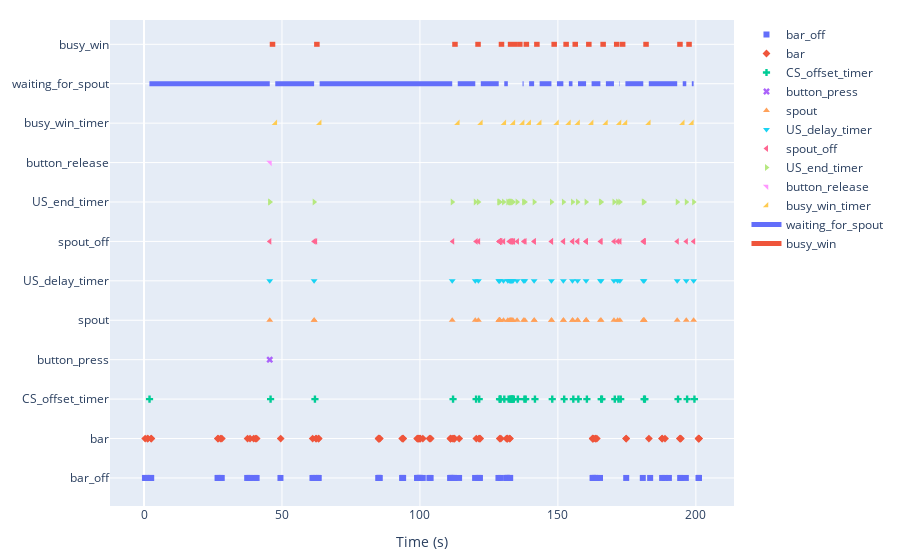

Here is the notebook cell this chart was saved with:
### Markdown cell above
# Event plots

### Code cell
# state_def = [{'name': 'hold_for_water', 
#                   'onset': 'hold_for_water', 'offset': 'waiting_for_spout'},
#             {'name': 'waiting_for_spout', 
#                  'onset': 'waiting_for_spout', 'offset': 'busy_win'},
#             {'name': 'busy_win', 
#                  'onset': 'busy_win', 'offset': 'break_after_water'},
#             {'name': 'break_after_water', 
#                  'onset': 'break_after_water',    'offset': 'waiting_for_bar'},
#             {'name': 'break_after_no_water', 
#                  'onset': 'break_after_no_water', 'offset': 'waiting_for_bar'}]

state_def = [
            {'name': 'waiting_for_spout', 
                 'onset': 'waiting_for_spout', 'offset': 'busy_win'},
            {'name': 'busy_win', 
                 'onset': 'busy_win', 'offset': 'waiting_for_spout'}]

df2plot = df_events[~df_events.event_name.str.contains('Print@') ]# remove all print statement

keys = df2plot.event_name.unique()
keys = keys[keys!='state_change']

plot_session(df2plot, keys, state_def, export_smrx=True, 
             smrx_filename=smrx_output_dir +f'{filename}.smrx',verbose=False)

### Figure 1 — Plotly figure (JSON) as saved in the notebook; plotly's stock layout.template omitted (floating-point values rounded to 4 significant figures)
{"data": [{"marker": {"symbol": "square"}, "mode": "markers", "name": "bar_off", "type": "scatter", "x": [0.345, 0.795, 1.307, 2.527, 2.612, 26.65, 26.85, 27.66, 28.18, 37.4, 38.06, 38.45, 40.34, 40.81, 49.45, 61.05, 61.52, 62.36, 63.23, 63.24, 84.97, 85.02, 85.09, 85.32, 85.38, 93.54, 93.85, 93.91, 98.95, 99.19, 99.4, 99.56, 99.91, 100.0, 100.1, 101.0, 103.4, 103.9, 111.0, 111.1, 111.1, 111.6, 112.0, 112.5, 112.5, 114.2, 120.0, 121.1, 121.5, 121.7, 128.5, 129.3, 131.3, 131.6, 131.6, 131.7, 131.7, 132.6, 132.7, 162.6, 162.6, 162.8, 163.4, 163.6, 164.1, 165.3, 174.8, 180.8, 183.4, 187.8, 188.8, 190.2, 194.3, 194.5, 196.4, 201.0, 201.1, 201.1], "y": ["bar_off", "bar_off", "bar_off", "bar_off", "bar_off", "bar_off", "bar_off", "bar_off", "bar_off", "bar_off", "bar_off", "bar_off", "bar_off", "bar_off", "bar_off", "bar_off", "bar_off", "bar_off", "bar_off", "bar_off", "bar_off", "bar_off", "bar_off", "bar_off", "bar_off", "bar_off", "bar_off", "bar_off", "bar_off", "bar_off", "bar_off", "bar_off", "bar_off", "bar_off", "bar_off", "bar_off", "bar_off", "bar_off", "bar_off", "bar_off", "bar_off", "bar_off", "bar_off", "bar_off", "bar_off", "bar_off", "bar_off", "bar_off", "bar_off", "bar_off", "bar_off", "bar_off", "bar_off", "bar_off", "bar_off", "bar_off", "bar_off", "bar_off", "bar_off", "bar_off", "bar_off", "bar_off", "bar_off", "bar_off", "bar_off", "bar_off", "bar_off", "bar_off", "bar_off", "bar_off", "bar_off", "bar_off", "bar_off", "bar_off", "bar_off", "bar_off", "bar_off", "bar_off"]}, {"marker": {"symbol": "diamond"}, "mode": "markers", "name": "bar", "type": "scatter", "x": [0.425, 1.292, 1.374, 2.564, 2.684, 26.75, 26.87, 27.71, 28.21, 37.53, 38.43, 39.75, 40.39, 40.83, 49.54, 61.13, 62.31, 62.4, 63.24, 63.31, 85.01, 85.05, 85.13, 85.35, 85.45, 93.56, 93.87, 93.95, 98.99, 99.2, 99.41, 99.58, 99.92, 100.0, 100.2, 101.1, 103.5, 103.9, 111.1, 111.1, 111.2, 112.0, 112.0, 112.5, 112.5, 114.2, 120.4, 121.4, 121.5, 121.9, 128.9, 129.3, 131.4, 131.6, 131.7, 131.7, 132.6, 132.6, 162.6, 162.6, 162.7, 162.9, 163.5, 163.6, 164.1, 174.7, 174.8, 183.0, 187.7, 187.8, 188.8, 194.2, 194.4, 194.5, 201.0, 201.0, 201.1, 201.2], "y": ["bar", "bar", "bar", "bar", "bar", "bar", "bar", "bar", "bar", "bar", "bar", "bar", "bar", "bar", "bar", "bar", "bar", "bar", "bar", "bar", "bar", "bar", "bar", "bar", "bar", "bar", "bar", "bar", "bar", "bar", "bar", "bar", "bar", "bar", "bar", "bar", "bar", "bar", "bar", "bar", "bar", "bar", "bar", "bar", "bar", "bar", "bar", "bar", "bar", "bar", "bar", "bar", "bar", "bar", "bar", "bar", "bar", "bar", "bar", "bar", "bar", "bar", "bar", "bar", "bar", "bar", "bar", "bar", "bar", "bar", "bar", "bar", "bar", "bar", "bar", "bar", "bar", "bar"]}, {"marker": {"symbol": "cross"}, "mode": "markers", "name": "CS_offset_timer", "type": "scatter", "x": [2, 45.87, 61.95, 112.0, 120.4, 121.5, 128.9, 129.1, 129.2, 130.6, 132.2, 132.7, 133.1, 133.3, 133.5, 133.7, 134.0, 135.5, 137.9, 138.3, 141.7, 147.9, 152.3, 155.6, 157.4, 160.5, 165.7, 166.0, 170.6, 172.0, 172.8, 181.2, 181.5, 193.5, 196.8, 199.5], "y": ["CS_offset_timer", "CS_offset_timer", "CS_offset_timer", "CS_offset_timer", "CS_offset_timer", "CS_offset_timer", "CS_offset_timer", "CS_offset_timer", "CS_offset_timer", "CS_offset_timer", "CS_offset_timer", "CS_offset_timer", "CS_offset_timer", "CS_offset_timer", "CS_offset_timer", "CS_offset_timer", "CS_offset_timer", "CS_offset_timer", "CS_offset_timer", "CS_offset_timer", "CS_offset_timer", "CS_offset_timer", "CS_offset_timer", "CS_offset_timer", "CS_offset_timer", "CS_offset_timer", "CS_offset_timer", "CS_offset_timer", "CS_offset_timer", "CS_offset_timer", "CS_offset_timer", "CS_offset_timer", "CS_offset_timer", "CS_offset_timer", "CS_offset_timer", "CS_offset_timer"]}, {"marker": {"symbol": "x"}, "mode": "markers", "name": "button_press", "type": "scatter", "x": [45.57], "y": ["button_press"]}, {"marker": {"symbol": "triangle-up"}, "mode": "markers", "name": "spout", "type": "scatter", "x": [45.57, 61.65, 61.68, 111.7, 120.1, 121.2, 128.6, 128.8, 128.8, 128.8, 128.9, 128.9, 128.9, 128.9, 128.9, 129.0, 130.3, 131.8, 132.4, 132.8, 133.0, 133.2, 133.4, 133.7, 135.2, 137.6, 138.0, 141.4, 141.4, 147.6, 147.7, 152.0, 152.0, 155.3, 155.4, 157.1, 157.2, 160.2, 160.3, 160.3, 165.4, 165.7, 170.3, 171.7, 172.5, 180.9, 181.0, 181.2, 181.3, 193.2, 196.5, 199.2], "y": ["spout", "spout", "spout", "spout", "spout", "spout", "spout", "spout", "spout", "spout", "spout", "spout", "spout", "spout", "spout", "spout", "spout", "spout", "spout", "spout", "spout", "spout", "spout", "spout", "spout", "spout", "spout", "spout", "spout", "spout", "spout", "spout", "spout", "spout", "spout", "spout", "spout", "spout", "spout", "spout", "spout", "spout", "spout", "spout", "spout", "spout", "spout", "spout", "spout", "spout", "spout", "spout"]}, {"marker": {"symbol": "triangle-down"}, "mode": "markers", "name": "US_delay_timer", "type": "scatter", "x": [45.57, 61.65, 111.7, 120.1, 121.2, 128.6, 128.8, 128.9, 130.3, 131.9, 132.4, 132.8, 133.0, 133.2, 133.4, 133.7, 135.2, 137.6, 138.0, 141.4, 147.7, 152.0, 155.3, 157.1, 160.2, 165.4, 165.7, 170.3, 171.7, 172.5, 180.9, 181.2, 193.2, 196.5, 199.2], "y": ["US_delay_timer", "US_delay_timer", "US_delay_timer", "US_delay_timer", "US_delay_timer", "US_delay_timer", "US_delay_timer", "US_delay_timer", "US_delay_timer", "US_delay_timer", "US_delay_timer", "US_delay_timer", "US_delay_timer", "US_delay_timer", "US_delay_timer", "US_delay_timer", "US_delay_timer", "US_delay_timer", "US_delay_timer", "US_delay_timer", "US_delay_timer", "US_delay_timer", "US_delay_timer", "US_delay_timer", "US_delay_timer", "US_delay_timer", "US_delay_timer", "US_delay_timer", "US_delay_timer", "US_delay_timer", "US_delay_timer", "US_delay_timer", "US_delay_timer", "US_delay_timer", "US_delay_timer"]}, {"marker": {"symbol": "triangle-left"}, "mode": "markers", "name": "spout_off", "type": "scatter", "x": [45.59, 61.66, 62.21, 111.9, 120.4, 121.3, 128.8, 128.8, 128.8, 128.9, 128.9, 128.9, 128.9, 128.9, 129.0, 129.3, 130.3, 132.4, 132.8, 133.0, 133.2, 133.3, 133.7, 133.9, 135.3, 137.7, 138.1, 141.4, 141.5, 147.7, 147.7, 152.0, 152.1, 155.3, 155.4, 157.1, 157.2, 160.2, 160.3, 160.3, 165.4, 165.7, 170.4, 171.7, 172.5, 181, 181.0, 181.3, 181.3, 193.2, 196.5, 199.2], "y": ["spout_off", "spout_off", "spout_off", "spout_off", "spout_off", "spout_off", "spout_off", "spout_off", "spout_off", "spout_off", "spout_off", "spout_off", "spout_off", "spout_off", "spout_off", "spout_off", "spout_off", "spout_off", "spout_off", "spout_off", "spout_off", "spout_off", "spout_off", "spout_off", "spout_off", "spout_off", "spout_off", "spout_off", "spout_off", "spout_off", "spout_off", "spout_off", "spout_off", "spout_off", "spout_off", "spout_off", "spout_off", "spout_off", "spout_off", "spout_off", "spout_off", "spout_off", "spout_off", "spout_off", "spout_off", "spout_off", "spout_off", "spout_off", "spout_off", "spout_off", "spout_off", "spout_off"]}, {"marker": {"symbol": "triangle-right"}, "mode": "markers", "name": "US_end_timer", "type": "scatter", "x": [45.59, 45.59, 61.67, 111.7, 120.1, 121.2, 128.6, 128.8, 128.9, 130.3, 131.9, 132.4, 132.8, 133.0, 133.2, 133.4, 133.7, 135.2, 137.6, 138.0, 141.4, 147.7, 152.0, 155.3, 157.1, 160.2, 165.4, 165.7, 170.3, 171.7, 172.5, 181.0, 181.2, 193.3, 196.5, 199.2], "y": ["US_end_timer", "US_end_timer", "US_end_timer", "US_end_timer", "US_end_timer", "US_end_timer", "US_end_timer", "US_end_timer", "US_end_timer", "US_end_timer", "US_end_timer", "US_end_timer", "US_end_timer", "US_end_timer", "US_end_timer", "US_end_timer", "US_end_timer", "US_end_timer", "US_end_timer", "US_end_timer", "US_end_timer", "US_end_timer", "US_end_timer", "US_end_timer", "US_end_timer", "US_end_timer", "US_end_timer", "US_end_timer", "US_end_timer", "US_end_timer", "US_end_timer", "US_end_timer", "US_end_timer", "US_end_timer", "US_end_timer", "US_end_timer"]}, {"marker": {"symbol": "triangle-ne"}, "mode": "markers", "name": "button_release", "type": "scatter", "x": [45.63], "y": ["button_release"]}, {"marker": {"symbol": "triangle-se"}, "mode": "markers", "name": "busy_win_timer", "type": "scatter", "x": [47.57, 63.65, 113.7, 122.1, 130.6, 133.8, 137.2, 139.6, 143.4, 149.7, 154.0, 157.3, 162.2, 167.4, 172.3, 174.5, 182.9, 195.2, 198.5], "y": ["busy_win_timer", "busy_win_timer", "busy_win_timer", "busy_win_timer", "busy_win_timer", "busy_win_timer", "busy_win_timer", "busy_win_timer", "busy_win_timer", "busy_win_timer", "busy_win_timer", "busy_win_timer", "busy_win_timer", "busy_win_timer", "busy_win_timer", "busy_win_timer", "busy_win_timer", "busy_win_timer", "busy_win_timer"]}, {"line": {"width": 5}, "mode": "lines", "name": "waiting_for_spout", "type": "scatter", "x": [1.966, 45.57, null, 47.57, 61.65, null, 63.65, 111.7, null, 113.7, 120.1, null, 122.1, 128.6, null, 130.6, 131.8, null, 135.2, 135.2, null, 137.2, 137.6, null, 139.6, 141.4, null, 143.4, 147.7, null, 149.7, 152.0, null, 154.0, 155.3, null, 157.3, 160.2, null, 162.2, 165.4, null, 167.4, 170.3, null, 172.3, 172.5, null, 174.5, 180.9, null, 182.9, 193.2, null, 195.2, 196.5, null, 198.5, 199.2, null], "y": ["waiting_for_spout", "waiting_for_spout", "waiting_for_spout", "waiting_for_spout", "waiting_for_spout", "waiting_for_spout", "waiting_for_spout", "waiting_for_spout", "waiting_for_spout", "waiting_for_spout", "waiting_for_spout", "waiting_for_spout", "waiting_for_spout", "waiting_for_spout", "waiting_for_spout", "waiting_for_spout", "waiting_for_spout", "waiting_for_spout", "waiting_for_spout", "waiting_for_spout", "waiting_for_spout", "waiting_for_spout", "waiting_for_spout", "waiting_for_spout", "waiting_for_spout", "waiting_for_spout", "waiting_for_spout", "waiting_for_spout", "waiting_for_spout", "waiting_for_spout", "waiting_for_spout", "waiting_for_spout", "waiting_for_spout", "waiting_for_spout", "waiting_for_spout", "waiting_for_spout", "waiting_for_spout", "waiting_for_spout", "waiting_for_spout", "waiting_for_spout", "waiting_for_spout", "waiting_for_spout", "waiting_for_spout", "waiting_for_spout", "waiting_for_spout", "waiting_for_spout", "waiting_for_spout", "waiting_for_spout", "waiting_for_spout", "waiting_for_spout", "waiting_for_spout", "waiting_for_spout", "waiting_for_spout", "waiting_for_spout", "waiting_for_spout", "waiting_for_spout", "waiting_for_spout", "waiting_for_spout", "waiting_for_spout", "waiting_for_spout"]}, {"line": {"width": 5}, "mode": "lines", "name": "busy_win", "type": "scatter", "x": [45.57, 47.57, null, 61.65, 63.65, null, 111.7, 113.7, null, 120.1, 122.1, null, 128.6, 130.6, null, 131.8, 135.2, null, 135.2, 137.2, null, 137.6, 139.6, null, 141.4, 143.4, null, 147.7, 149.7, null, 152.0, 154.0, null, 155.3, 157.3, null, 160.2, 162.2, null, 165.4, 167.4, null, 170.3, 172.3, null, 172.5, 174.5, null, 180.9, 182.9, null, 193.2, 195.2, null, 196.5, 198.5, null], "y": ["busy_win", "busy_win", "busy_win", "busy_win", "busy_win", "busy_win", "busy_win", "busy_win", "busy_win", "busy_win", "busy_win", "busy_win", "busy_win", "busy_win", "busy_win", "busy_win", "busy_win", "busy_win", "busy_win", "busy_win", "busy_win", "busy_win", "busy_win", "busy_win", "busy_win", "busy_win", "busy_win", "busy_win", "busy_win", "busy_win", "busy_win", "busy_win", "busy_win", "busy_win", "busy_win", "busy_win", "busy_win", "busy_win", "busy_win", "busy_win", "busy_win", "busy_win", "busy_win", "busy_win", "busy_win", "busy_win", "busy_win", "busy_win", "busy_win", "busy_win", "busy_win", "busy_win", "busy_win", "busy_win", "busy_win", "busy_win", "busy_win"]}], "layout": {"autosize": true, "margin": {"b": 20, "l": 20, "r": 20, "t": 20}, "xaxis": {"autorange": true, "range": [-12.51, 214.0], "title": {"text": "Time (s)"}, "type": "linear"}, "yaxis": {"autorange": true, "fixedrange": true, "range": [-0.7816, 11.62], "type": "category"}}}
